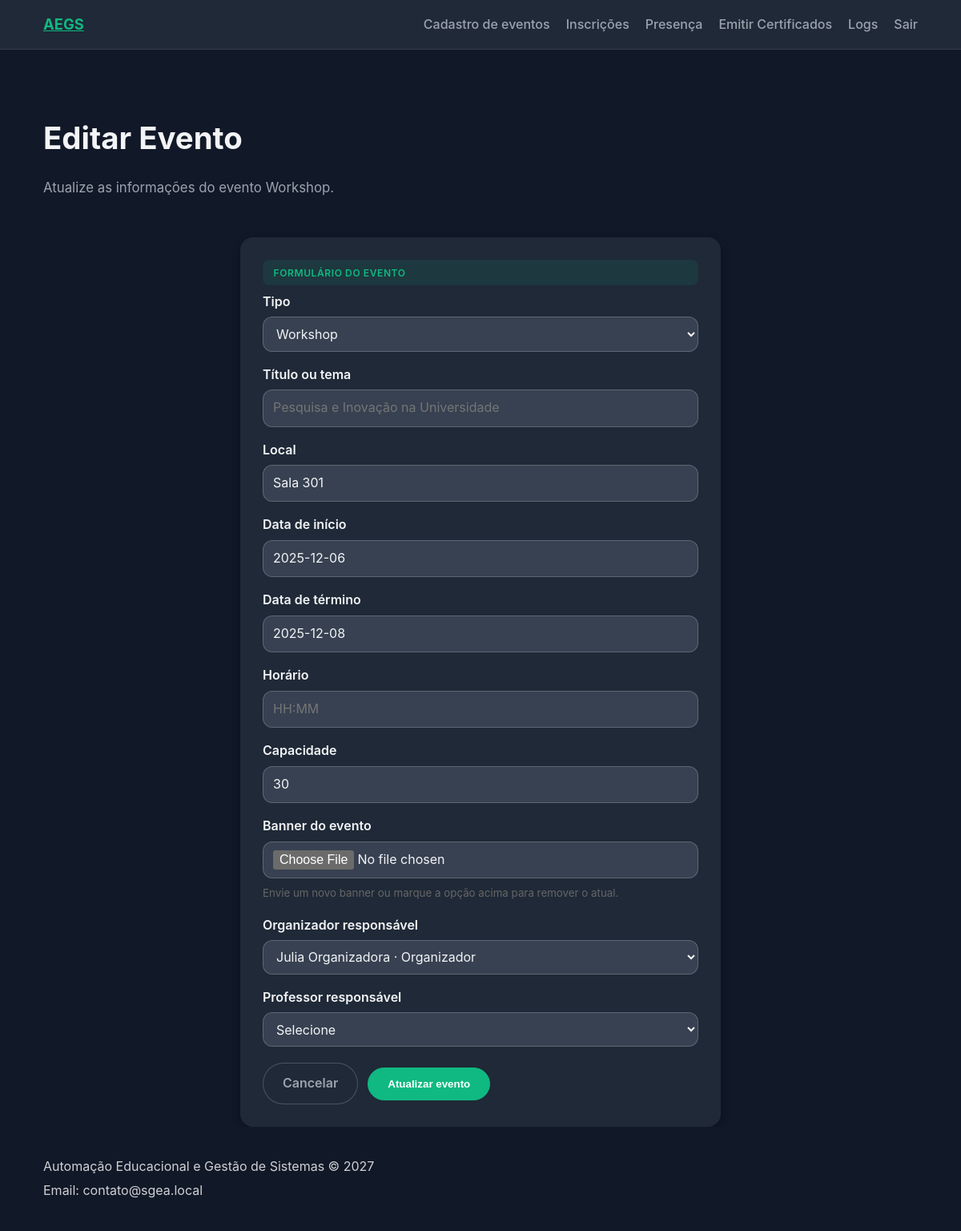
The app's page /eventos/51/editar/ (signed in) with its own data.
### api/models.py (models this page shows, shortened)
class Evento(models.Model):
    tipo = models.CharField(max_length=20, choices=TipoEventoChoices.choices)
    titulo = models.CharField(max_length=150, blank=True, default="")
    data_inicio = models.DateField()
    data_fim = models.DateField()
    horario = models.TimeField(null=True, blank=True)
    local = models.CharField(max_length=150)
    capacidade = models.PositiveIntegerField()
    carga_horaria = models.PositiveIntegerField(default=4, help_text="Carga horária do evento em horas")
    banner = models.ImageField(upload_to='banners/', blank=True, null=True)
    organizador = models.ForeignKey(
        Usuario,
        on_delete=models.SET_NULL,
        related_name="eventos_organizados",
        limit_choices_to=Q(perfil__in=[PerfilChoices.ADMIN, PerfilChoices.ORGANIZADOR]),
        null=True,
        blank=True
    )
    professor_responsavel = models.ForeignKey(
        Usuario,
        on_delete=models.SET_NULL,
        related_name="eventos_responsavel",
        limit_choices_to=Q(perfil=PerfilChoices.PROFESSOR),
        help_text="Professor responsável pelo evento",
        null=True,
        blank=True,
    )
    criado_em = models.DateTimeField(auto_now_add=True)
    atualizado_em = models.DateTimeField(auto_now=True)
    class Meta:
        ordering = ["data_inicio", "tipo"]
        indexes = [
            models.Index(fields=["data_inicio"]),
            models.Index(fields=["tipo"]),
            models.Index(fields=["organizador"]),
        ]
        constraints = [
            models.CheckConstraint(
                name="evento_data_fim_gte_inicio",
                check=Q(data_fim__gte=F("data_inicio"))
            ),
            models.CheckConstraint(
                name="capacidade_positive",
                check=Q(capacidade__gt=0)
            ),
        ]

class Usuario(AbstractUser):
    nome = models.CharField(max_length=120)
    telefone = models.CharField(max_length=20)
    instituicao = models.CharField(
        max_length=20,
        choices=InstituicaoChoices.choices,
        blank=True,
        null=True,
        help_text="Obrigatório para perfis ALUNO e PROFESSOR."
    )
    perfil = models.CharField(
        max_length=20,
        choices=PerfilChoices.choices
    )
    class Meta:
        constraints = [
            models.CheckConstraint(
                name="instituicao_required_for_aluno_prof",
                check=(
                    ~Q(perfil__in=[PerfilChoices.ALUNO, PerfilChoices.PROFESSOR]) |
                    (Q(instituicao__isnull=False) & ~Q(instituicao=""))
                )
            )
        ]
        indexes = [
            models.Index(fields=["perfil"]),
        ]

### api/views.py (the view, shortened to what this page needs)
# urls.py: path('eventos/<int:evento_id>/editar/', EditarEventoView.as_view(), name='editar-evento'),
@method_decorator(perfil_required(PerfilChoices.ADMIN, PerfilChoices.ORGANIZADOR, PerfilChoices.PROFESSOR), name='dispatch')
class EditarEventoView(PostFeedbackMixin, TemplateView):
	template_name = "api/editar_evento.html"
	def get_context_data(self, **kwargs):
		context = super().get_context_data(**kwargs)
		evento_id = self.kwargs.get('evento_id')
		evento = get_object_or_404(Evento, pk=evento_id)
		if self.request.user.perfil == PerfilChoices.ORGANIZADOR and evento.organizador != self.request.user:
			from django.core.exceptions import PermissionDenied
			raise PermissionDenied("Você não tem permissão para editar este evento.")
		if self.request.user.perfil == PerfilChoices.PROFESSOR and evento.professor_responsavel != self.request.user:
			from django.core.exceptions import PermissionDenied
			raise PermissionDenied("Você não tem permissão para editar este evento.")
		context["evento"] = evento
		context["tipos_evento"] = TipoEventoChoices.choices
		context["organizadores"] = (
			Usuario.objects.filter(perfil__in=[
				PerfilChoices.ADMIN,
				PerfilChoices.ORGANIZADOR,
			])
			.order_by("nome", "username")
		)
		context["professores"] = (
			Usuario.objects.filter(perfil=PerfilChoices.PROFESSOR)
			.order_by("nome", "username")
		)
		return context

### api/views.py (called while the page is built)
	def get_context_data(self, **kwargs):
		context = super().get_context_data(**kwargs)
		context.setdefault(self.data_context_name, {})
		return context

### api/templates/api/editar_evento.html (shortened to what this page needs)
{% extends 'api/base.html' %}
{% block content %}
<section class="prototype-hero">
    <h1>Editar Evento</h1>
    <p>Atualize as informações do evento {{ evento.titulo|default:evento.get_tipo_display }}.</p>
</section>
<div class="prototype-card auth-card" style="max-width: 600px;">
        <span class="badge">Formulário do evento</span>
        <form method="post" enctype="multipart/form-data">
            <div class="form-group">
                <label for="evento-tipo">Tipo</label>
                <select id="evento-tipo" name="tipo">
                    {% for value, label in tipos_evento %}
                        <option value="{{ value }}" {% if evento.tipo == value %}selected{% endif %}>{{ label }}</option>
                    {% endfor %}
                </select>
            </div>
            <div class="form-group">
                <label for="evento-titulo">Título ou tema</label>
                <input id="evento-titulo" name="titulo" type="text" placeholder="Pesquisa e Inovação na Universidade" value="{{ evento.titulo|default:'' }}">
            </div>
            <div class="form-group">
                <label for="evento-local">Local</label>
                <input id="evento-local" name="local" type="text" placeholder="Auditório Central" value="{{ evento.local }}">
            </div>
            <div class="form-group">
                <label for="evento-inicio">Data de início</label>
                <input id="evento-inicio" name="data_inicio" type="text" value="{{ evento.data_inicio|date:'Y-m-d' }}" placeholder="YYYY-MM-DD">
            </div>
            <div class="form-group">
                <label for="evento-fim">Data de término</label>
                <input id="evento-fim" name="data_fim" type="text" value="{{ evento.data_fim|date:'Y-m-d' }}" placeholder="YYYY-MM-DD">
            </div>
            <div class="form-group">
                <label for="evento-horario">Horário</label>
                <input id="evento-horario" name="horario" type="text" value="{{ evento.horario|time:'H:i'|default:'' }}" placeholder="HH:MM">
            </div>
            <div class="form-group">
                <label for="evento-capacidade">Capacidade</label>
                <input id="evento-capacidade" name="capacidade" type="number" min="1" step="1" placeholder="100" value="{{ evento.capacidade }}">
            </div>
            <div class="form-group">
                <label for="evento-banner">Banner do evento</label>
                <input id="evento-banner" name="banner" type="file" accept="image/*">
                <small style="display: block; margin-top: 0.5rem; color: #666;">Envie um novo banner ou marque a opção acima para remover o atual.</small>
            </div>
            <div class="form-group">
                <label for="evento-organizador">Organizador responsável</label>
                <select id="evento-organizador" name="organizador">
                    {% for organizador in organizadores %}
                        <option value="{{ organizador.pk }}" {% if evento.organizador_id == organizador.pk %}selected{% endif %}>
                            {{ organizador.nome|default:organizador.get_full_name|default:organizador.username }}
                            {% if organizador.instituicao %}
                                · {{ organizador.get_perfil_display }} - {{ organizador.get_instituicao_display|default:organizador.instituicao }}
                            {% else %}
                                · {{ organizador.get_perfil_display }}
                            {% endif %}
                        </option>
                    {% empty %}
                        <option value="" disabled>Nenhum organizador elegível encontrado</option>
                    {% endfor %}
                </select>
            </div>
            <div class="form-group">
                <label for="evento-professor">Professor responsável</label>
                <select id="evento-professor" name="professor_responsavel" required>
                    <option value="">Selecione</option>
                </select>
            </div>
            <div class="form-actions">
                <a href="{% url 'detalhes-evento' evento.pk %}" class="btn secondary">Cancelar</a>
                <button type="submit" class="btn primary">Atualizar evento</button>
            </div>
        </form>
</div>
{% endblock %}

### api/static/api/styles.css (style rules this page uses)
:root { color-scheme: dark; --bg: #111827; --surface: #1f2937; --primary: #10b981; --primary-hover: #059669; --text: #f3f4f6; --muted: #9ca3af; }
* { box-sizing: border-box; }
body { margin: 0; font-family: 'Inter', system-ui, -apple-system, BlinkMacSystemFont, 'Segoe UI', sans-serif; background: var(--bg); color: var(--text); line-height: 1.6; }
.btn { display: inline-block; padding: 0.75rem 1.5rem; border-radius: 999px; border: 1px solid rgba(16, 185, 129, 0.2); background: transparent; color: var(--primary); font-weight: 600; text-decoration: none; transition: background 0.2s ease, color 0.2s ease, border-color 0.2s ease; }
.btn.primary { background: var(--primary); color: #ffffff; border-color: var(--primary); }
.prototype-hero { padding: 3rem 0 2rem; }
.prototype-hero h1 { margin-bottom: 0.5rem; font-size: clamp(1.9rem, 2.6vw + 1rem, 2.4rem); color: var(--text); }
.prototype-hero p { color: var(--muted); font-size: 1.05rem; }
.prototype-card { background: var(--surface); border-radius: 16px; padding: 1.75rem; box-shadow: 0 4px 12px rgba(0, 0, 0, 0.3); transition: transform 0.2s ease, box-shadow 0.2s ease; display: flex; flex-direction: column; }
.form-group { display: flex; flex-direction: column; margin-bottom: 1rem; }
.form-group label { font-weight: 600; margin-bottom: 0.35rem; }
.form-group input, .form-group select, .form-group textarea { padding: 0.6rem 0.75rem; border-radius: 12px; border: 1px solid rgba(255, 255, 255, 0.2); font: inherit; background: #374151; color: var(--text); }
.form-actions { display: flex; flex-wrap: wrap; gap: 0.75rem; margin-top: 1.25rem; align-items: center; }
.btn.secondary { background: var(--surface); color: var(--muted); border-color: rgba(255, 255, 255, 0.2); }
.badge { display: inline-block; padding: 0.4rem 0.85rem; border-radius: 8px; background: rgba(16, 185, 129, 0.1); color: var(--primary); font-weight: 600; font-size: 0.75rem; text-transform: uppercase; letter-spacing: 0.05em; margin-bottom: 0.5rem; }
.auth-card { max-width: 420px; margin: 0 auto; text-align: left; }

### records on screen
Evento: titulo "Workshop", tipo "Workshop", local "Sala 301", data_inicio "2025-12-06", data_fim "2025-12-08", capacidade "30", organizador "Julia Organizadora · Organizador"
